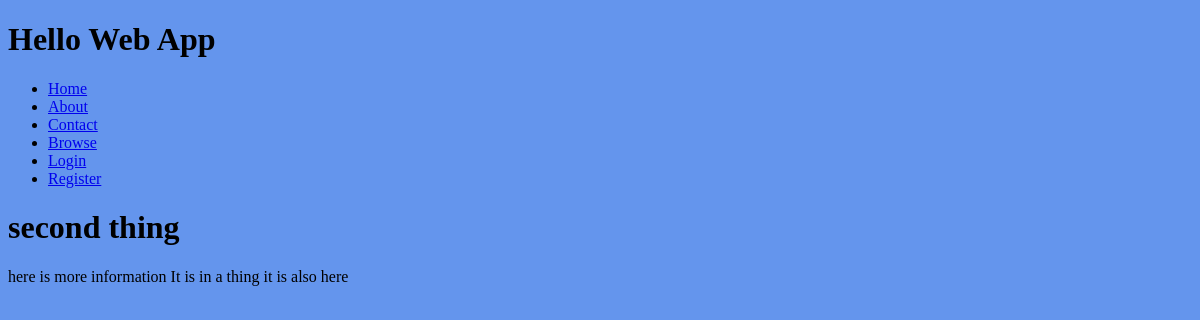
Before: /things/second-thing/ with the older database file.
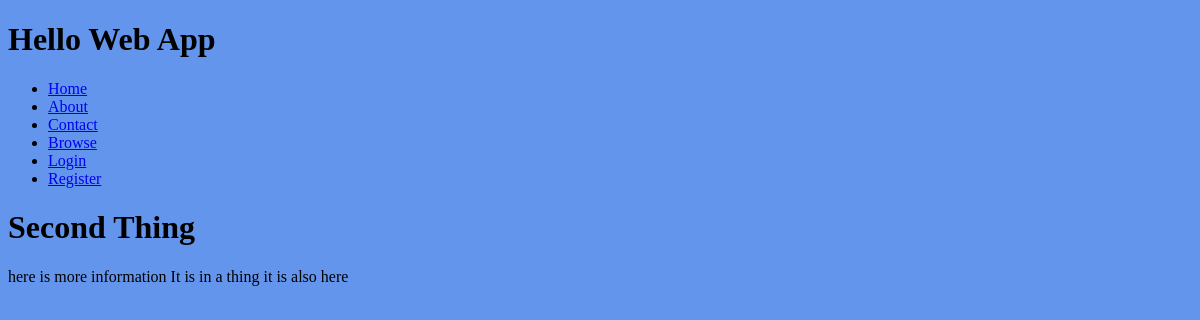
After: the same page with the newer database file.
### collection/models.py (models this page shows)
class Thing(models.Model):
    name = models.CharField(max_length = 255)
    description = models.TextField()
    slug = models.SlugField(unique = True)
    user = models.OneToOneField(User, on_delete=models.CASCADE,
                            blank = True, null = True)

### collection/views.py (the view)
# urls.py: path('things/<slug>/', views.thing_detail,name = 'thing_detail'),
def thing_detail(request, slug):
    thing = Thing.objects.get(slug=slug)
    return render(request, 'things/thing_detail.html', {
    'thing': thing,
})

### collection/templates/things/thing_detail.html (shortened to what this page needs)
{% extends 'base.html' %}
{% block content %}
    <h1>{{ thing.name }}</h1>
    <p>{{ thing.description }}</p>
{% endblock content %}

Changed rows visible on the page:
changed Thing "here is more information It is in a thing it is also here": name "second thing" → "Second Thing"
